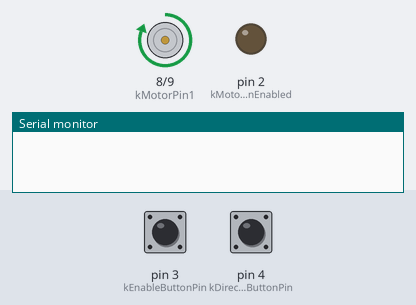
Recording of a sketch running on a simulated Arduino Uno, built with avr-gcc and run on an emulated ATmega328P. On the bench: motor-driver pin pairs drawn as motors (green arrow = first pin HIGH = forward, orange = second pin HIGH = backward, longer = more drive), output pins drawn as LEDs (lit = HIGH), the last lines printed to the serial monitor. The test bench sets the inputs (shaded band); at power-on: pin 3 (kEnableButtonPin) LOW, pin 4 (kDirectionButtonPin) LOW.

Above: at 1.2 s.
1.3 s: pin 3 (kEnableButtonPin) pulled HIGH for 0.15 s
At 2.2 s:
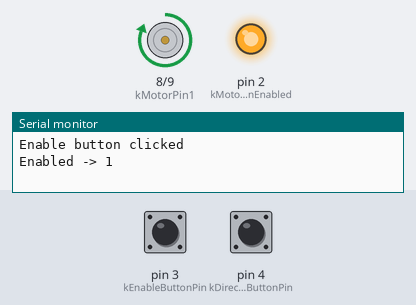
2.9 s: pin 4 (kDirectionButtonPin) pulled HIGH for 0.15 s
At 3.5 s:
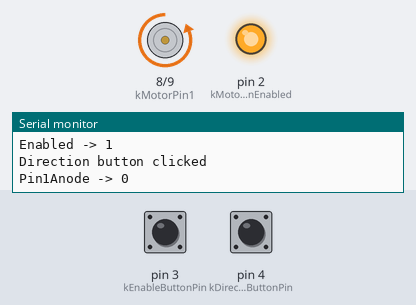
4.5 s: pin 3 (kEnableButtonPin) pulled HIGH for 1 s
At 5.9 s:
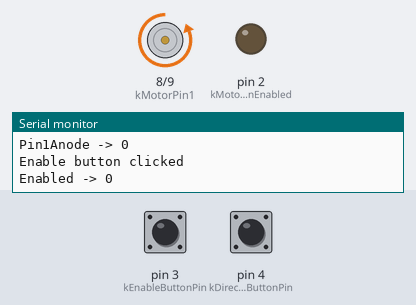
7.0 s: pin 3 (kEnableButtonPin) pulled HIGH for 3.2 s
At 7.8 s:
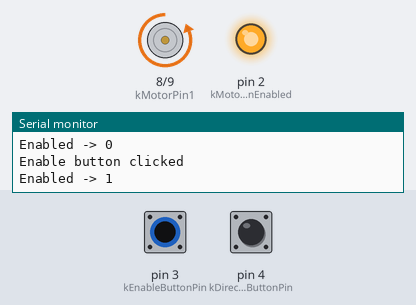
11.7 s: pin 4 (kDirectionButtonPin) pulled HIGH for 1 s
At 12.6 s:
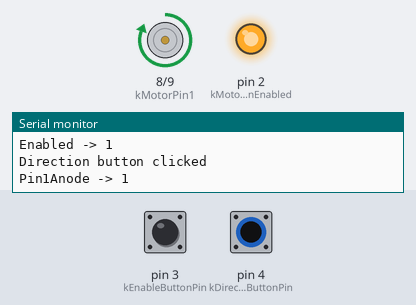
Timing chart, 0 to 14.7 s (numbered marks = the images above; inputs shaded):
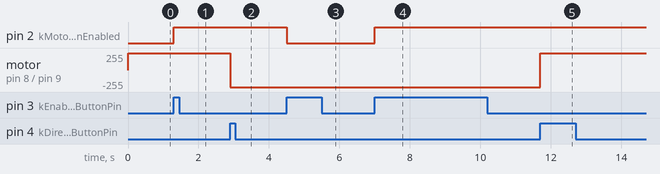

The sketch:

project_10_zoetrope.ino
```cpp
const int kEnableButtonPin = 3;
const int kDirectionButtonPin = 4;
const int kMotorPinEnabled = 2;
const int kMotorPin1 = 8;
const int kMotorPin2 = 9;

int enabled = false;
int pin1Anode = true;

bool lastEnableButtonState = LOW;
bool lastDirectionButtonState = LOW;

void setup() {
  Serial.begin(9600);
  pinMode(kEnableButtonPin, INPUT);
  pinMode(kDirectionButtonPin, INPUT);
  pinMode(kMotorPinEnabled, OUTPUT);
  pinMode(kMotorPin1, OUTPUT);
  pinMode(kMotorPin2, OUTPUT);

  digitalWrite(kMotorPinEnabled, LOW);
  digitalWrite(kMotorPin1, HIGH);
  digitalWrite(kMotorPin2, LOW);
}

void loop() {
  int enableButtonState = digitalRead(kEnableButtonPin);
  if (enableButtonState == HIGH && lastEnableButtonState == LOW) {
    Serial.println("Enable button clicked");
    enabled = !enabled;
    Serial.print("Enabled -> ");
    Serial.println(enabled);
    digitalWrite(kMotorPinEnabled, enabled ? HIGH: LOW);
  }
  lastEnableButtonState = enableButtonState;

  int directionButtonState = digitalRead(kDirectionButtonPin);
  if (directionButtonState == HIGH && lastDirectionButtonState == LOW) {
    Serial.println("Direction button clicked");
    pin1Anode = !pin1Anode;
    digitalWrite(kMotorPin1, pin1Anode ? HIGH : LOW);
    digitalWrite(kMotorPin2, pin1Anode ? LOW : HIGH);
    Serial.print("Pin1Anode -> ");
    Serial.println(pin1Anode);
  }
  lastDirectionButtonState = directionButtonState;
}
```

Measured:
- after the input at 1.3 s, pin 2 (kMotorPinEnabled): LOW → HIGH at once
- after the input at 2.9 s, motor on pin 8 (kMotorPin1) / pin 9 (kMotorPin2): forward 255/255 → backward 255/255 at once
- after the input at 4.5 s, pin 2 (kMotorPinEnabled): HIGH → LOW at once
- after the input at 7.0 s, pin 2 (kMotorPinEnabled): LOW → HIGH at once
- after the input at 11.7 s, motor on pin 8 (kMotorPin1) / pin 9 (kMotorPin2): backward 255/255 → forward 255/255 at once
